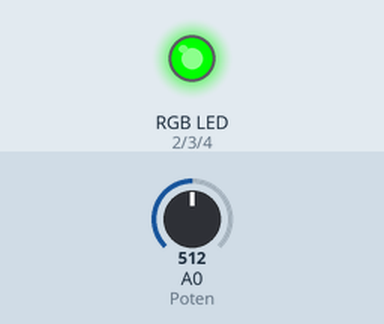
This sketch was run on a simulated Arduino Uno, built with avr-gcc and run on an emulated ATmega328P. Shown: an RGB LED mixed from three pins (HIGH = lit). The test bench sets the inputs (shaded band); at power-on: A0 (Poten) = 512. Not simulated (calls return 0 or success): arduino_secrets.h.

Above: at 1.2 s.
1.3 s: A0 (Poten) set to 350
2.8 s: A0 (Poten) set to 334
At 3.2 s:
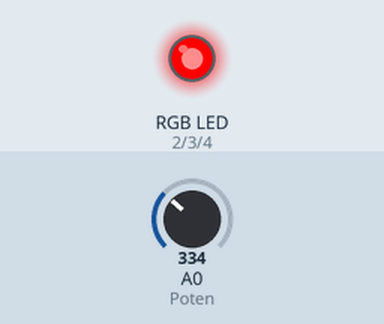
4.3 s: A0 (Poten) set to 692
At 5.5 s:
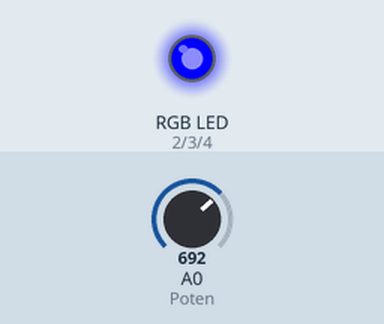
5.8 s: A0 (Poten) set to 674
At 6.7 s:
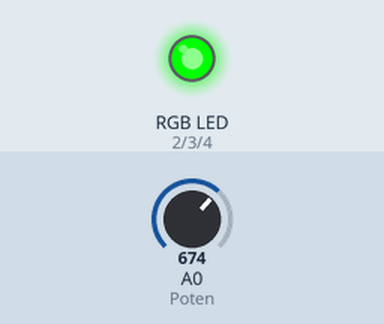
7.3 s: A0 (Poten) set to 716
At 7.8 s:
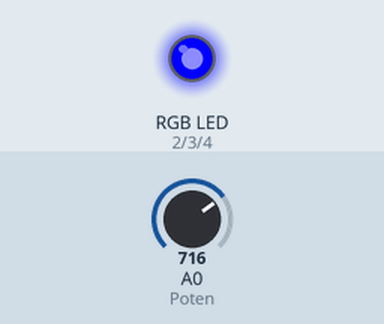
Timing chart, 0 to 9.8 s (numbered marks = the images above; inputs shaded):
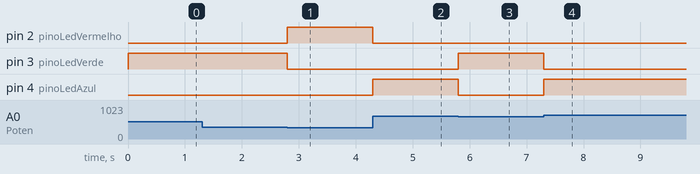

The sketch:

LED_RGB.ino
```cpp
#include "arduino_secrets.h"

char modelo[] = "Ã nodo Comum";

int Poten = A0;

int pinoLedVermelho = 2;
int pinoLedVerde = 3;
int pinoLedAzul = 4;
int ligar;
int desligar;

void setup() {

 pinMode(pinoLedVermelho, OUTPUT);
 pinMode(pinoLedVerde, OUTPUT);
 pinMode(pinoLedAzul, OUTPUT);
  if (modelo[0] != "C") {
 ligar = 0;
 desligar = 1;
 } else {
 ligar = 1;
 desligar = 0;
 }

 /* Inicia com os LEDs desligados. */
 digitalWrite(pinoLedVermelho, desligar);
 digitalWrite(pinoLedVerde, desligar);
 digitalWrite(pinoLedAzul, desligar);
}

void loop() {
int PotenValor = analogRead(Poten);
    if(PotenValor >= 0 && PotenValor < 341){
      digitalWrite(pinoLedVermelho, HIGH);
    }else{
      digitalWrite(pinoLedVermelho, LOW);
    }if(PotenValor >= 341 && PotenValor < 682){
      digitalWrite(pinoLedVerde, HIGH);
    }else{
      digitalWrite(pinoLedVerde, LOW);
    }if(PotenValor >= 682 && PotenValor < 1024){
      digitalWrite(pinoLedAzul, HIGH);
    }else{
      digitalWrite(pinoLedAzul, LOW);
    }
}
```

Measured:
- the behaviour switches between 341 and 340 on A0 (Poten) (found by bisection; images 0 and 1)
- the behaviour switches between 682 and 681 on A0 (Poten) (found by bisection; images 2 and 3)
- after the input at 1.3 s, every drawn part: stays the same
- after the input at 2.8 s, pin 2 (pinoLedVermelho): LOW → HIGH at once; pin 3 (pinoLedVerde): HIGH → LOW at once
- after the input at 4.3 s, pin 2 (pinoLedVermelho): HIGH → LOW at once; pin 4 (pinoLedAzul): LOW → HIGH at once
- after the input at 5.8 s, pin 3 (pinoLedVerde): LOW → HIGH at once; pin 4 (pinoLedAzul): HIGH → LOW at once
- after the input at 7.3 s, pin 3 (pinoLedVerde): HIGH → LOW at once; pin 4 (pinoLedAzul): LOW → HIGH at once
